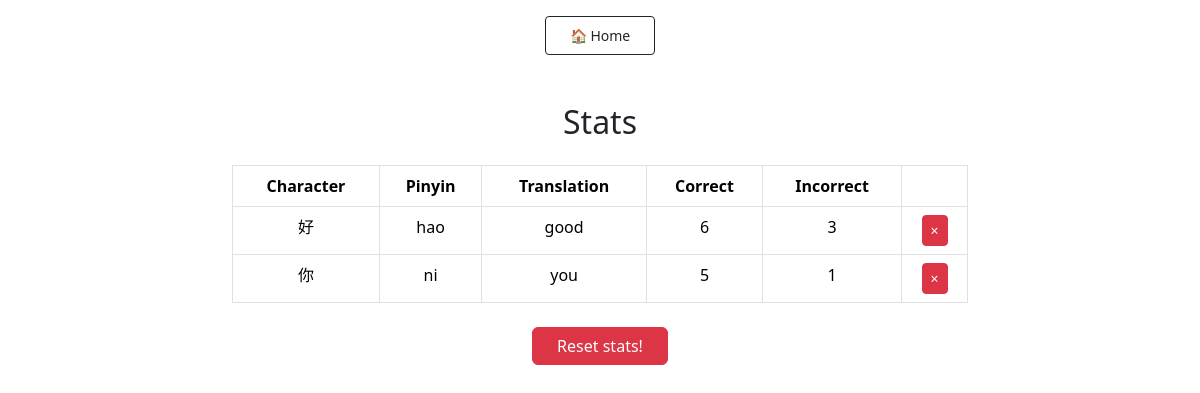
The page /stats/ on the database as committed earlier.
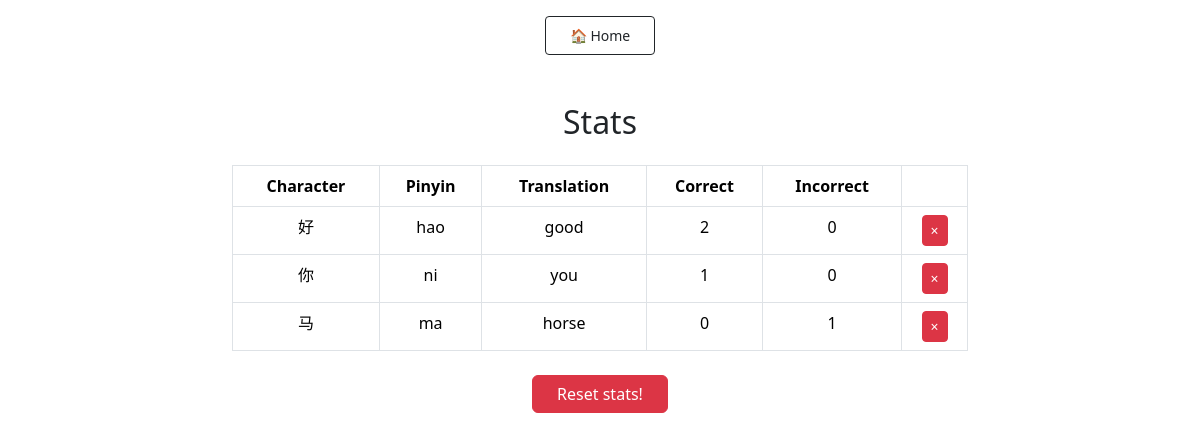
The same page on the database as committed later.
### chinese/models.py (models this page shows, shortened)
class Character(models.Model):
    character = models.CharField(max_length=100)
    pinyin = models.CharField(max_length=100)
    translation = models.CharField(max_length=100)
    correct_count = models.PositiveIntegerField(default=0)
    incorrect_count = models.PositiveIntegerField(default=0)

### chinese/views.py (the view, shortened to what this page needs)
# urls.py: path('stats/', views.stats, name='stats'),
def stats(request):
    characters = Character.objects.all()
    return render(request, 'chinese/stats.html', {'characters': characters})

### chinese/templates/chinese/stats.html (shortened to what this page needs)
{% extends 'chinese/base.html' %}
{% block content %}
<div class="container mt-5">
    <h2 class="text-center mb-4">Stats</h2>
    <div class="row justify-content-center">
        <div class="col-md-8">
            <table class="table table-bordered text-center">
                <thead class="thead-light">
                    <tr>
                        <th>Character</th>
                        <th>Pinyin</th>
                        <th>Translation</th>
                        <th>Correct</th>
                        <th>Incorrect</th>
                        <th></th>
                    </tr>
                </thead>
                <tbody>
                    {% for character in characters %}
                        <tr>
                            <td>{{ character.character }}</td>
                            <td>{{ character.pinyin }}</td>
                            <td>{{ character.translation }}</td>
                            <td>{{ character.correct_count }}</td>
                            <td>{{ character.incorrect_count }}</td>
                            <td>
                                <form method="post" style="display:inline;">
                                    <button type="submit" class="btn btn-sm btn-danger" title="">×</button>
                                </form>
                            </td>
                        </tr>
                    {% endfor %}
                </tbody>
            </table>
            <form method="post" class="text-center mt-4">
                <button type="submit" name="reset" class="btn btn-danger px-4">
                    Reset stats!
                </button>
            </form>
        </div>
    </div>
</div>
{% endblock %}

Rows that differ between the two databases and show on the page:
changed Character "hao": correct_count "6" → "2"; incorrect_count "3" → "0"
changed Character "ni": correct_count "5" → "1"; incorrect_count "1" → "0"
added Character: character "马", pinyin "ma", translation "horse", correct_count "0", incorrect_count "1"
